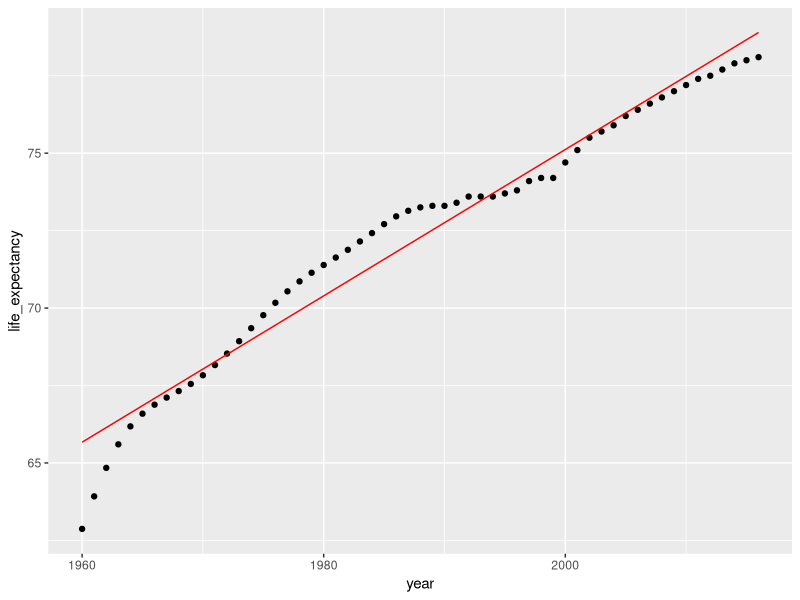
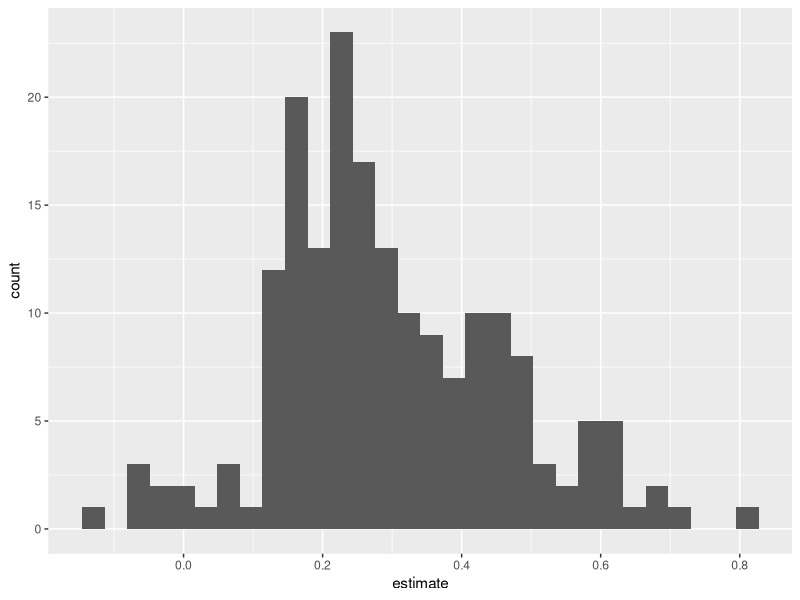
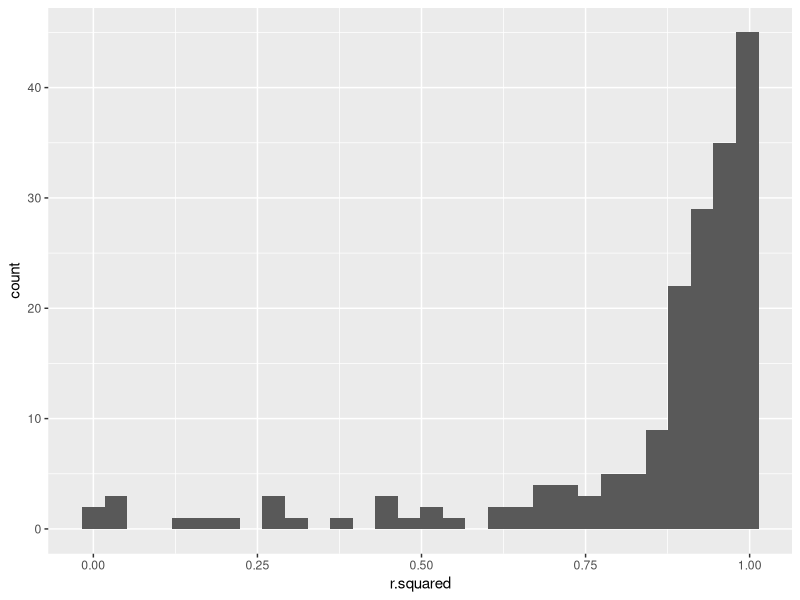
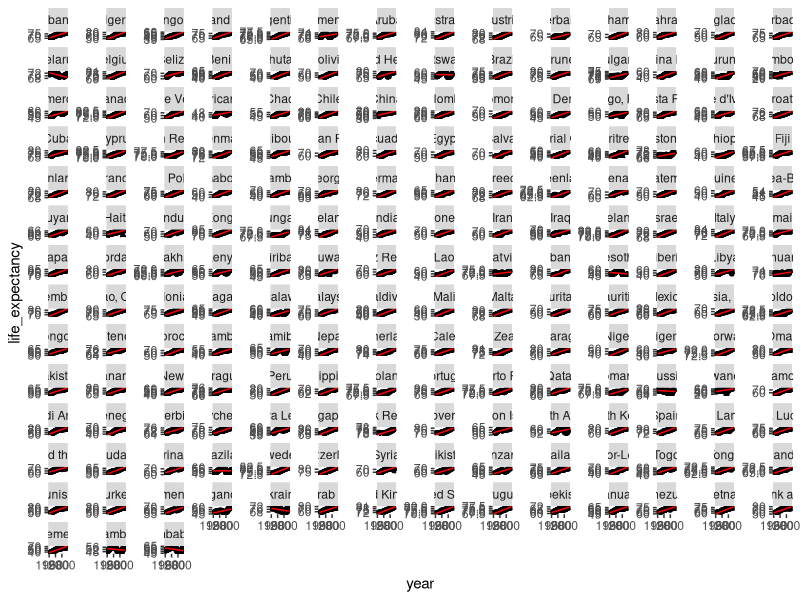
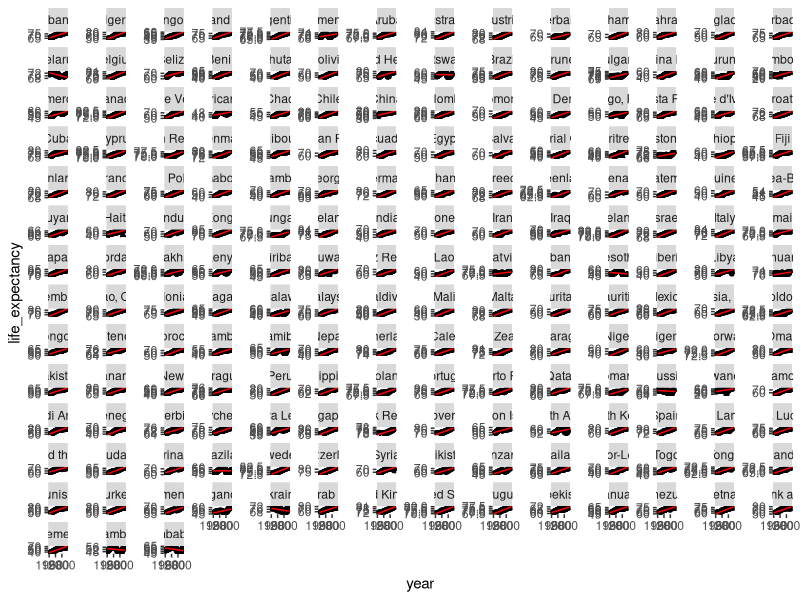

Here is the R script that generated these plots, in order: (Note: this script raises an error after producing the figures.)
## ---- chunk 1
knitr::opts_chunk$set(echo = TRUE, error = TRUE)
## ---- chunk 2
# install.packages('dslabs')
library(dslabs)
library(dplyr)
## ---- chunk 3
# Explore gapminder
head(gapminder)

# Prepare the nested dataframe gap_nested
library(tidyverse)
gap_nested <- gapminder %>% 
  group_by(country) %>% 
  nest()

# Explore gap_nested
head(gap_nested)
## ---- chunk 4
# Create the unnested dataframe called gap_unnnested
gap_unnested <- gap_nested %>% 
                unnest(data)
  
# Confirm that your data was not modified  
identical(gap_unnested, gapminder)
## ---- chunk 5
# Extract the data of Algeria
algeria_df <- gap_nested$data[[1]]
# Calculate the minimum of the population vector
min(algeria_df$population)
# Calculate the maximum of the population vector
max(algeria_df$population)
# Calculate the mean of the population vector
mean(algeria_df$population)
## ---- chunk 6
# Calculate the mean population for each country
pop_nested <- gap_nested %>%
  mutate(mean_pop = map(data, ~mean(.x$population)))

# Take a look at pop_nested
head(pop_nested)

# Extract the mean_pop value by using unnest
pop_mean <- pop_nested %>% 
  unnest(mean_pop)

# Take a look at pop_mean
head(pop_mean)
## ---- chunk 7
# Calculate mean population and store result as a double
pop_mean <- gap_nested %>%
  mutate(mean_pop = map_dbl(data, ~mean(.x$population)))

# Take a look at pop_mean
head(pop_mean)
## ---- chunk 8
# Build a linear model for each country
gap_models <- gap_nested %>%
    mutate(model = map(data, ~lm(formula = life_expectancy~year, data = .x)))
    
# Extract the model for Algeria    
algeria_model <- gap_models$model[[1]]

# View the summary for the Algeria model
summary(algeria_model)
## ---- chunk 9
library(broom)

# Extract the coefficients of the algeria_model as a dataframe
tidy(algeria_model)
## ---- chunk 10
# Extract the statistics of the algeria_model as a dataframe
glance(algeria_model)
## ---- chunk 11
algeria_fitted <- augment(algeria_model)
## ---- chunk 12
library(ggplot2)
algeria_fitted %>% 
  ggplot(mapping = aes(x = year)) +
  geom_point(mapping = aes(y = life_expectancy)) +
  geom_line(mapping = aes(y = .fitted), color = "red")
## ---- chunk 13
# Extract the coefficient statistics of each model into nested dataframes
model_coef_nested <- gap_models %>% 
    mutate(coef = map(model, ~tidy(.x)))
    
# Simplify the coef dataframes for each model    
model_coef <- model_coef_nested %>%
    unnest(coef)
## ---- chunk 14
model_coef %>% 
  filter(term == "year") %>% 
  ggplot(aes(x = estimate)) +
  geom_histogram()
## ---- chunk 15
# Extract the fit statistics of each model into dataframes
model_perf_nested <- gap_models %>% 
    mutate(fit = map(model, ~glance(.x)))

# Simplify the fit dataframes for each model    
model_perf <- model_perf_nested %>% 
    unnest(fit)
    
# Look at the first six rows of model_perf
head(model_perf)
## ---- chunk 16
model_perf %>% 
  ggplot(aes(x = r.squared)) + 
  geom_histogram()  
## ---- chunk 17
# Extract the 4 best fitting models
best_fit <- model_perf %>% 
  top_n(n = 4, wt = r.squared)

# Extract the 4 models with the worst fit
worst_fit <- model_perf %>% 
  top_n(n = 4, wt = -r.squared)
## ---- chunk 18
best_augmented <- best_fit %>% 
  # Build the augmented dataframe for each country model
  mutate(augmented = map(.x = model, ~augment(.x))) %>% 
  # Expand the augmented dataframes
  unnest(augmented)

worst_augmented <- worst_fit %>% 
  # Build the augmented dataframe for each country model
  mutate(augmented = map(.x = model, ~augment(.x))) %>% 
  # Expand the augmented dataframes
  unnest(augmented)
## ---- chunk 19
# Compare the predicted values with the actual values of life expectancy 
# for the top 4 best fitting models
best_augmented %>% 
  ggplot(aes(x = year)) +
  geom_point(aes(y = life_expectancy)) + 
  geom_line(aes(y = .fitted), color = "red") +
  facet_wrap(~country, scales = "free_y")
## ---- chunk 20
# Compare the predicted values with the actual values of life expectancy 
# for the top 4 worst fitting models
worst_augmented %>% 
  ggplot(aes(x = year)) +
  geom_point(aes(y = life_expectancy)) + 
  geom_line(aes(y = .fitted), color = "red") +
  facet_wrap(~country, scales = "free_y")
## ---- chunk 21
# Build a linear model for each country using all features
gap_fullmodel <- gap_nested %>% 
  mutate(model = map(data, ~lm(formula = life_expectancy ~ ., data = .x)))

fullmodel_perf <- gap_fullmodel %>% 
  # Extract the fit statistics of each model into dataframes
  mutate(fit = map(model, ~glance(.x))) %>% 
  # Simplify the fit dataframes for each model
  unnest(fit)
  
# View the performance for the four countries with the worst fitting 
# four simple models you looked at before
fullmodel_perf %>% 
  filter(country %in% worst_fit$country) %>% 
  select(country, adj.r.squared)
## ---- chunk 22
# install.packages('rsample')
library(rsample)
## ---- chunk 23
set.seed(42)
# Prepare the initial split object
gap_split <- initial_split(gapminder, prop = 0.75)
# Extract the training dataframe
training_data <- training(gap_split)
# Extract the testing dataframe
testing_data <- testing(gap_split)
# Calculate the dimensions of both training_data and testing_data
dim(training_data)
dim(testing_data)
## ---- chunk 24
set.seed(42)

# Prepare the dataframe containing the cross validation partitions
cv_split <- vfold_cv(training_data, v = 5)

cv_data <- cv_split %>% 
  mutate(
    # Extract the train dataframe for each split
    train = map(splits, ~training(.x)), 
    # Extract the validate dataframe for each split
    validate = map(splits, ~testing(.x))
  )

# Use head() to preview cv_data
head(cv_data)
## ---- chunk 25
# Build a model using the train data for each fold of the cross validation
cv_models_lm <- cv_data %>% 
  mutate(model = map(.x = train, ~lm(formula = life_expectancy ~ ., data = .x)))
## ---- chunk 26
cv_prep_lm <- cv_models_lm %>% 
  mutate(
    # Extract the recorded life expectancy for the records in the validate dataframes
    validate_actual = map(validate, ~.x$life_expectancy),
    # Predict life expectancy for each validate set using its corresponding model
    validate_predicted = map2(.x = model, .y = validate, ~predict(.x, .y))
  )
## ---- chunk 27
# install.packages("Metrics")
library(Metrics)
## ---- chunk 28
library(Metrics)
# Calculate the mean absolute error for each validate fold       
cv_eval_lm <- cv_prep_lm %>% 
  mutate(validate_mae = map2_dbl(validate_actual, validate_predicted, ~mae(actual = .x, predicted = .y)))

# Print the validate_mae column
cv_eval_lm$validate_mae

# Calculate the mean of validate_mae column
mean(cv_eval_lm$validate_mae)
## ---- chunk 29
# install.packages('ranger')
library(ranger)
## ---- chunk 30
# Build a random forest model for each fold
cv_models_rf <- cv_data %>% 
  mutate(model = map(train, ~ranger(formula = life_expectancy~., data = .x,
                                    num.trees = 100, seed = 42)))

# Generate predictions using the random forest model
cv_prep_rf <- cv_models_rf %>% 
  mutate(validate_predicted = map2(.x = model, .y = validate, ~predict(.x, .y)$predictions))
## ---- chunk 31
# Calculate validate MAE for each fold
cv_eval_rf <- cv_prep_rf %>% 
  mutate(validate_mae = map2_dbl(validate_actual, validate_predicted, ~mae(actual = .x, predicted = .y)))

# Print the validate_mae column
print(cv_eval_rf$validate_mae)

# Calculate the mean of validate_mae column
mean(cv_eval_rf$validate_mae)
## ---- chunk 32
# Prepare for tuning your cross validation folds by varying mtry
cv_tune <- cv_data %>% 
  crossing(mtry = 2:5) 

# Build a model for each fold & mtry combination
cv_model_tunerf <- cv_tune %>% 
  mutate(model = map2(.x = train, .y = mtry, ~ranger(formula = life_expectancy~., 
                                           data = .x, mtry = .y, 
                                           num.trees = 100, seed = 42)))
## ---- chunk 33
# Generate validate predictions for each model
cv_prep_tunerf <- cv_model_tunerf %>% 
  mutate(validate_predicted = map2(.x = model, .y = validate, ~predict(.x, .y)$predictions))

# Calculate validate MAE for each fold and mtry combination
cv_eval_tunerf <- cv_prep_tunerf %>% 
  mutate(validate_mae = map2_dbl(.x = validate_actual, .y = validate_predicted, ~mae(actual = .x, predicted = .y)))

# Calculate the mean validate_mae for each mtry used  
cv_eval_tunerf %>% 
  group_by(mtry) %>% 
  summarise(mean_mae = mean(validate_mae))
## ---- chunk 34
best_model <- ranger(formula = life_expectancy~., data = training_data,
                     mtry = 4, num.trees = 100, seed = 42)
test_actual <- testing_data$life_expectancy
test_predict <- predict(best_model, testing_data)$predictions
mae(test_actual, test_predict)
